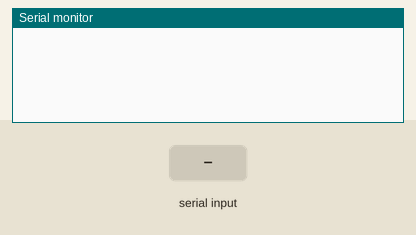
Bench run of a sketch on a simulated Arduino Uno, built with avr-gcc and run on an emulated ATmega328P. Shown: the last lines printed to the serial monitor. The test bench sets the inputs (shaded band). EEPROM starts erased.

Above: at 1.2 s.
1.3 s: "90,45\n" received over Serial
At 2.3 s:
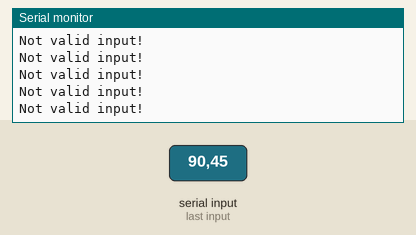
2.8 s: "w90\n" received over Serial
At 4.0 s:
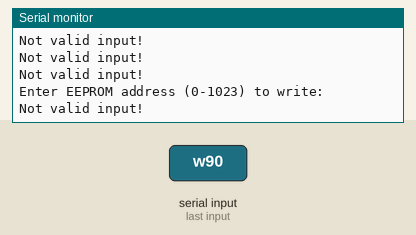
4.3 s: "r90\n" received over Serial
At 5.7 s:
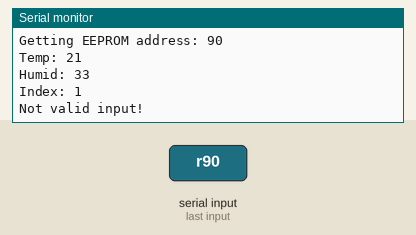

Measured:
- after the input at 1.3 s, the serial monitor: prints a new line at once (image 1)
- after the input at 2.8 s, the serial monitor: prints a new line at once (image 2)
- after the input at 4.3 s, the serial monitor: prints a new line at once (image 3)

The sketch:

EEPROM_Functions.ino
```cpp
// (licence header left out)
#include <EEPROM.h>

struct DHT11DataObject {
  int temp;
  int humd;
  int index;
};

int writeAddress = 0;   //Location we want the data to be put.

void setup() {

  Serial.begin(9600);
  while (!Serial) {
    ; // wait for serial port to connect. Needed for native USB port only
  }
}

void loop() {
  if (Serial.available() > 0)
  {
    switch (Serial.read())
    {
    case 'w':
      putEEPROM();
      break;

    case 'r':
      getEEPROM();
      break;

    case 'c':
      clearEEPROM();
      break;

    default:
      Serial.println("Not valid input!");
      break;
    }
  }
}

void getEEPROM()
{
  Serial.flush();
  int readAddress = 0;
  Serial.println("Enter desired read address: ");
  while (!Serial.available()); // Wait until data is available
  readAddress = Serial.parseInt();
  Serial.println("Getting EEPROM address: " + String(readAddress));

  // Check if the entered address is within the valid range
  if (readAddress >= 0 && readAddress < EEPROM.length()) {
    // Read the data from EEPROM at the specified address
    DHT11DataObject customReadVar;
    EEPROM.get(readAddress, customReadVar);
    Serial.println("Temp: " + String(customReadVar.temp));
    Serial.println("Humid: " + String(customReadVar.humd));
    Serial.println("Index: " + String(customReadVar.index));
  } else {
    Serial.println("Invalid EEPROM address. Please enter a value between 0 and 1023.");
  }
}

void putEEPROM()
{
  Serial.flush();
  Serial.println("Enter EEPROM address (0-1023) to write: ");
  while (!Serial.available()); // Wait until data is available
  writeAddress = Serial.parseInt(); // Read the integer from Serial input

  // Check if the entered address is within the valid range
  if (writeAddress >= 0 && writeAddress < EEPROM.length()) {
    DHT11DataObject customVar = {
      21,
      33,
      1
    };
    EEPROM.put(writeAddress, customVar);
    writeAddress += sizeof(DHT11DataObject);
  } else {
    Serial.println("Invalid data. Please enter a value between 0 and 255.");
  }
}

void clearEEPROM()
{
  for (int i = 0 ; i < EEPROM.length() ; i++) {
    EEPROM.write(i, 0);
  }
}
```
